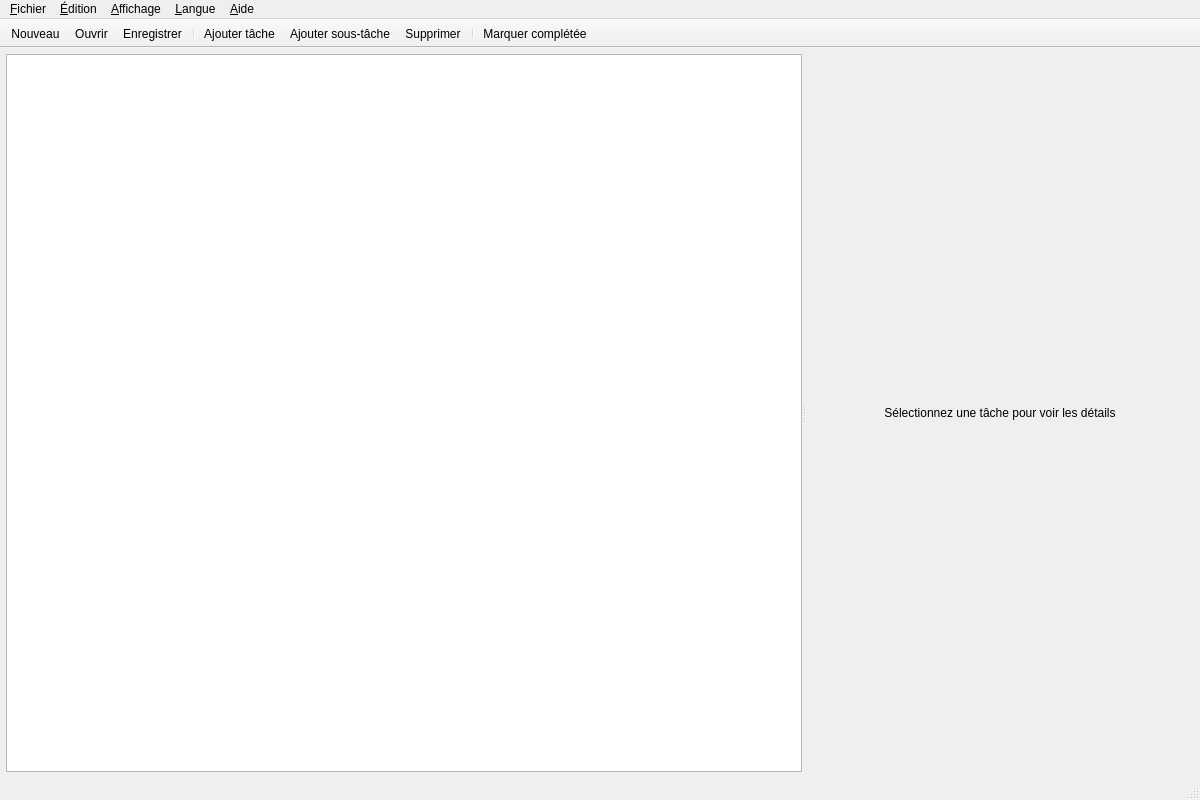
<?xml version="1.0" encoding="UTF-8"?>
<ui version="4.0">
 <class>MainWindow</class>
 <widget class="QMainWindow" name="MainWindow">
  <property name="geometry">
   <rect>
    <x>0</x>
    <y>0</y>
    <width>1200</width>
    <height>800</height>
   </rect>
  </property>
  <property name="windowTitle">
   <string>ToDoApp - Gestionnaire de tâches</string>
  </property>
  <property name="windowIcon">
   <iconset resource="ressource.qrc">
    <normaloff>:/icons/app.png</normaloff>:/icons/app.png</iconset>
  </property>
  <widget class="QWidget" name="centralwidget">
   <layout class="QVBoxLayout" name="verticalLayout">
    <property name="spacing">
     <number>6</number>
    </property>
    <property name="leftMargin">
     <number>6</number>
    </property>
    <property name="topMargin">
     <number>6</number>
    </property>
    <property name="rightMargin">
     <number>6</number>
    </property>
    <property name="bottomMargin">
     <number>6</number>
    </property>
    <item>
     <widget class="QSplitter" name="splitter">
      <property name="orientation">
       <enum>Qt::Orientation::Horizontal</enum>
      </property>
      <property name="childrenCollapsible">
       <bool>false</bool>
      </property>
      <widget class="QWidget" name="leftPane" native="true">
       <layout class="QVBoxLayout" name="leftLayout">
        <property name="spacing">
         <number>0</number>
        </property>
        <property name="leftMargin">
         <number>0</number>
        </property>
        <property name="topMargin">
         <number>0</number>
        </property>
        <property name="rightMargin">
         <number>0</number>
        </property>
        <property name="bottomMargin">
         <number>0</number>
        </property>
        <item>
         <widget class="QTreeView" name="taskTreeView">
          <property name="alternatingRowColors">
           <bool>true</bool>
          </property>
          <property name="selectionMode">
           <enum>QAbstractItemView::SelectionMode::SingleSelection</enum>
          </property>
          <property name="selectionBehavior">
           <enum>QAbstractItemView::SelectionBehavior::SelectRows</enum>
          </property>
          <property name="rootIsDecorated">
           <bool>true</bool>
          </property>
          <property name="uniformRowHeights">
           <bool>false</bool>
          </property>
          <property name="sortingEnabled">
           <bool>true</bool>
          </property>
          <property name="animated">
           <bool>true</bool>
          </property>
          <property name="allColumnsShowFocus">
           <bool>true</bool>
          </property>
          <property name="wordWrap">
           <bool>false</bool>
          </property>
          <property name="headerHidden">
           <bool>false</bool>
          </property>
          <property name="expandsOnDoubleClick">
           <bool>true</bool>
          </property>
         </widget>
        </item>
       </layout>
      </widget>
      <widget class="QWidget" name="rightPane" native="true">
       <layout class="QVBoxLayout" name="rightLayout">
        <property name="spacing">
         <number>0</number>
        </property>
        <property name="leftMargin">
         <number>0</number>
        </property>
        <property name="topMargin">
         <number>0</number>
        </property>
        <property name="rightMargin">
         <number>0</number>
        </property>
        <property name="bottomMargin">
         <number>0</number>
        </property>
        <item>
         <widget class="QLabel" name="detailPlaceholder">
          <property name="text">
           <string>Sélectionnez une tâche pour voir les détails</string>
          </property>
          <property name="alignment">
           <set>Qt::AlignmentFlag::AlignCenter</set>
          </property>
          <property name="wordWrap">
           <bool>true</bool>
          </property>
          <property name="margin">
           <number>20</number>
          </property>
         </widget>
        </item>
       </layout>
      </widget>
     </widget>
    </item>
   </layout>
  </widget>
  <widget class="QMenuBar" name="menubar">
   <property name="geometry">
    <rect>
     <x>0</x>
     <y>0</y>
     <width>1200</width>
     <height>19</height>
    </rect>
   </property>
   <widget class="QMenu" name="menuFile">
    <property name="title">
     <string>&amp;Fichier</string>
    </property>
    <addaction name="actionNew"/>
    <addaction name="actionOpen"/>
    <addaction name="separator"/>
    <addaction name="actionSave"/>
    <addaction name="actionSaveAs"/>
    <addaction name="separator"/>
    <addaction name="actionQuit"/>
   </widget>
   <widget class="QMenu" name="menuEdit">
    <property name="title">
     <string>&amp;Édition</string>
    </property>
    <addaction name="actionUndo"/>
    <addaction name="actionRedo"/>
    <addaction name="separator"/>
    <addaction name="actionAddTask"/>
    <addaction name="actionAddSubtask"/>
    <addaction name="actionDeleteTask"/>
    <addaction name="separator"/>
    <addaction name="actionPromoteTask"/>
    <addaction name="separator"/>
    <addaction name="actionMarkCompleted"/>
   </widget>
   <widget class="QMenu" name="menuView">
    <property name="title">
     <string>&amp;Affichage</string>
    </property>
    <addaction name="actionExpandAll"/>
    <addaction name="actionCollapseAll"/>
    <addaction name="separator"/>
    <addaction name="actionShowCompleted"/>
    <addaction name="separator"/>
    <addaction name="actionDarkMode"/>
   </widget>
   <widget class="QMenu" name="menuLanguage">
    <property name="title">
     <string>&amp;Langue</string>
    </property>
    <addaction name="actionFrench"/>
    <addaction name="actionEnglish"/>
   </widget>
   <widget class="QMenu" name="menuHelp">
    <property name="title">
     <string>&amp;Aide</string>
    </property>
    <addaction name="actionAbout"/>
    <addaction name="actionAboutQt"/>
   </widget>
   <addaction name="menuFile"/>
   <addaction name="menuEdit"/>
   <addaction name="menuView"/>
   <addaction name="menuLanguage"/>
   <addaction name="menuHelp"/>
  </widget>
  <widget class="QStatusBar" name="statusbar"/>
  <widget class="QToolBar" name="mainToolBar">
   <property name="windowTitle">
    <string>Barre d'outils</string>
   </property>
   <property name="movable">
    <bool>false</bool>
   </property>
   <property name="iconSize">
    <size>
     <width>20</width>
     <height>20</height>
    </size>
   </property>
   <property name="toolButtonStyle">
    <enum>Qt::ToolButtonStyle::ToolButtonTextBesideIcon</enum>
   </property>
   <attribute name="toolBarArea">
    <enum>TopToolBarArea</enum>
   </attribute>
   <attribute name="toolBarBreak">
    <bool>false</bool>
   </attribute>
   <addaction name="actionNew"/>
   <addaction name="actionOpen"/>
   <addaction name="actionSave"/>
   <addaction name="separator"/>
   <addaction name="actionAddTask"/>
   <addaction name="actionAddSubtask"/>
   <addaction name="actionDeleteTask"/>
   <addaction name="separator"/>
   <addaction name="actionMarkCompleted"/>
  </widget>
  <action name="actionNew">
   <property name="icon">
    <iconset resource="ressource.qrc">
     <normaloff>:/icons/new.png</normaloff>:/icons/new.png</iconset>
   </property>
   <property name="text">
    <string>&amp;Nouveau</string>
   </property>
   <property name="toolTip">
    <string>Créer un nouveau fichier de tâches</string>
   </property>
   <property name="shortcut">
    <string>Ctrl+N</string>
   </property>
  </action>
  <action name="actionOpen">
   <property name="icon">
    <iconset resource="ressource.qrc">
     <normaloff>:/icons/open.png</normaloff>:/icons/open.png</iconset>
   </property>
   <property name="text">
    <string>&amp;Ouvrir...</string>
   </property>
   <property name="toolTip">
    <string>Ouvrir un fichier de tâches existant</string>
   </property>
   <property name="shortcut">
    <string>Ctrl+O</string>
   </property>
  </action>
  <action name="actionSave">
   <property name="icon">
    <iconset resource="ressource.qrc">
     <normaloff>:/icons/save.png</normaloff>:/icons/save.png</iconset>
   </property>
   <property name="text">
    <string>&amp;Enregistrer</string>
   </property>
   <property name="toolTip">
    <string>Enregistrer le fichier de tâches</string>
   </property>
   <property name="shortcut">
    <string>Ctrl+S</string>
   </property>
  </action>
  <action name="actionSaveAs">
   <property name="icon">
    <iconset resource="ressource.qrc">
     <normaloff>:/icons/save_as.png</normaloff>:/icons/save_as.png</iconset>
   </property>
   <property name="text">
    <string>Enregistrer &amp;sous...</string>
   </property>
   <property name="toolTip">
    <string>Enregistrer sous un nouveau nom</string>
   </property>
   <property name="shortcut">
    <string>Ctrl+Shift+S</string>
   </property>
  </action>
  <action name="actionQuit">
   <property name="icon">
    <iconset resource="ressource.qrc">
     <normaloff>:/icons/quit.png</normaloff>:/icons/quit.png</iconset>
   </property>
   <property name="text">
    <string>&amp;Quitter</string>
   </property>
   <property name="toolTip">
    <string>Quitter l'application</string>
   </property>
   <property name="shortcut">
    <string>Ctrl+Q</string>
   </property>
  </action>
  <action name="actionAddTask">
   <property name="icon">
    <iconset resource="ressource.qrc">
     <normaloff>:/icons/add.png</normaloff>:/icons/add.png</iconset>
   </property>
   <property name="text">
    <string>&amp;Ajouter tâche</string>
   </property>
   <property name="toolTip">
    <string>Ajouter une nouvelle tâche</string>
   </property>
   <property name="shortcut">
    <string>Ctrl+N</string>
   </property>
  </action>
  <action name="actionAddSubtask">
   <property name="icon">
    <iconset resource="ressource.qrc">
     <normaloff>:/icons/add_subtask.png</normaloff>:/icons/add_subtask.png</iconset>
   </property>
   <property name="text">
    <string>Ajouter &amp;sous-tâche</string>
   </property>
   <property name="toolTip">
    <string>Ajouter une sous-tâche</string>
   </property>
   <property name="shortcut">
    <string>Ctrl+Shift+N</string>
   </property>
  </action>
  <action name="actionDeleteTask">
   <property name="icon">
    <iconset resource="ressource.qrc">
     <normaloff>:/icons/delete.png</normaloff>:/icons/delete.png</iconset>
   </property>
   <property name="text">
    <string>&amp;Supprimer</string>
   </property>
   <property name="toolTip">
    <string>Supprimer la tâche sélectionnée</string>
   </property>
   <property name="shortcut">
    <string>Del</string>
   </property>
  </action>
  <action name="actionMarkCompleted">
   <property name="icon">
    <iconset resource="ressource.qrc">
     <normaloff>:/icons/check.png</normaloff>:/icons/check.png</iconset>
   </property>
   <property name="text">
    <string>&amp;Marquer complétée</string>
   </property>
   <property name="toolTip">
    <string>Marquer comme complétée</string>
   </property>
   <property name="shortcut">
    <string>Ctrl+D</string>
   </property>
  </action>
  <action name="actionExpandAll">
   <property name="text">
    <string>&amp;Tout développer</string>
   </property>
   <property name="toolTip">
    <string>Développer toutes les tâches</string>
   </property>
   <property name="shortcut">
    <string>Ctrl+E</string>
   </property>
  </action>
  <action name="actionCollapseAll">
   <property name="text">
    <string>&amp;Tout réduire</string>
   </property>
   <property name="toolTip">
    <string>Réduire toutes les tâches</string>
   </property>
   <property name="shortcut">
    <string>Ctrl+R</string>
   </property>
  </action>
  <action name="actionShowCompleted">
   <property name="checkable">
    <bool>true</bool>
   </property>
   <property name="checked">
    <bool>true</bool>
   </property>
   <property name="text">
    <string>&amp;Afficher les tâches complétées</string>
   </property>
   <property name="toolTip">
    <string>Afficher ou masquer les tâches complétées</string>
   </property>
  </action>
  <action name="actionAbout">
   <property name="icon">
    <iconset resource="ressource.qrc">
     <normaloff>:/icons/about.png</normaloff>:/icons/about.png</iconset>
   </property>
   <property name="text">
    <string>À &amp;propos...</string>
   </property>
   <property name="toolTip">
    <string>À propos de ToDoApp</string>
   </property>
  </action>
  <action name="actionAboutQt">
   <property name="text">
    <string>À propos de &amp;Qt...</string>
   </property>
   <property name="toolTip">
    <string>À propos de Qt</string>
   </property>
  </action>
  <action name="actionPromoteTask">
   <property name="text">
    <string>&amp;Promouvoir au niveau parent</string>
   </property>
   <property name="toolTip">
    <string>Transformer la sous-tâche en tâche de même niveau que son parent</string>
   </property>
   <property name="shortcut">
    <string>Ctrl+P</string>
   </property>
  </action>
  <action name="actionFrench">
   <property name="checkable">
    <bool>true</bool>
   </property>
   <property name="checked">
    <bool>true</bool>
   </property>
   <property name="text">
    <string>&amp;Français</string>
   </property>
  </action>
  <action name="actionEnglish">
   <property name="checkable">
    <bool>true</bool>
   </property>
   <property name="text">
    <string>&amp;English</string>
   </property>
  </action>
  <action name="actionUndo">
   <property name="icon">
    <iconset theme="edit-undo"/>
   </property>
   <property name="text">
    <string>&amp;Annuler</string>
   </property>
   <property name="shortcut">
    <string>Ctrl+Z</string>
   </property>
  </action>
  <action name="actionRedo">
   <property name="icon">
    <iconset theme="edit-redo"/>
   </property>
   <property name="text">
    <string>&amp;Refaire</string>
   </property>
   <property name="shortcut">
    <string>Ctrl+Y</string>
   </property>
  </action>
  <action name="actionDarkMode">
   <property name="checkable">
    <bool>true</bool>
   </property>
   <property name="text">
    <string>Mode &amp;sombre</string>
   </property>
   <property name="shortcut">
    <string>Ctrl+Shift+D</string>
   </property>
  </action>
 </widget>
 <resources>
  <include location="ressource.qrc"/>
 </resources>
 <connections>
  <connection>
   <sender>actionQuit</sender>
   <signal>triggered()</signal>
   <receiver>MainWindow</receiver>
   <slot>close()</slot>
   <hints>
    <hint type="sourcelabel">
     <x>-1</x>
     <y>-1</y>
    </hint>
    <hint type="destinationlabel">
     <x>399</x>
     <y>299</y>
    </hint>
   </hints>
  </connection>
 </connections>
</ui>
